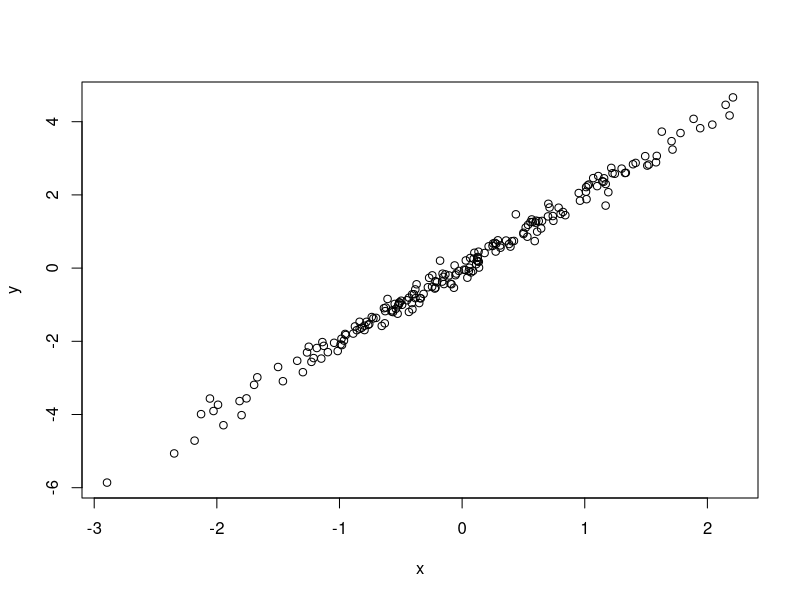

Reproduce this figure in R.
# Simulate and plot data
# Nikita Muddapati
# nikita.muddapati@eccles.utah.edu
# 2024-09-05

# Simulate predictor variable
x <- rnorm(n = 200)
# Simulate response/target variable with some noise
y <- 2 * x + rnorm(n = 200, sd = 0.2)

# Plot the data
plot(x = x, y = y)
